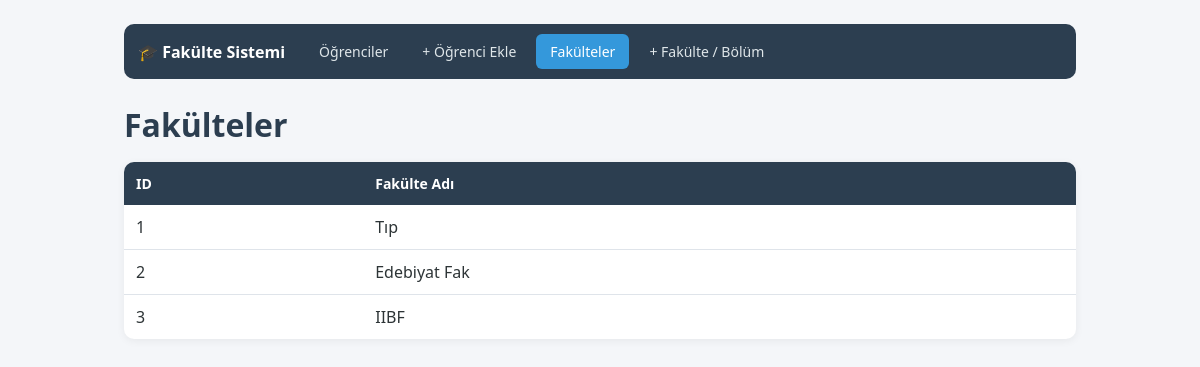
Page /fakulteler.php on the earlier database version.
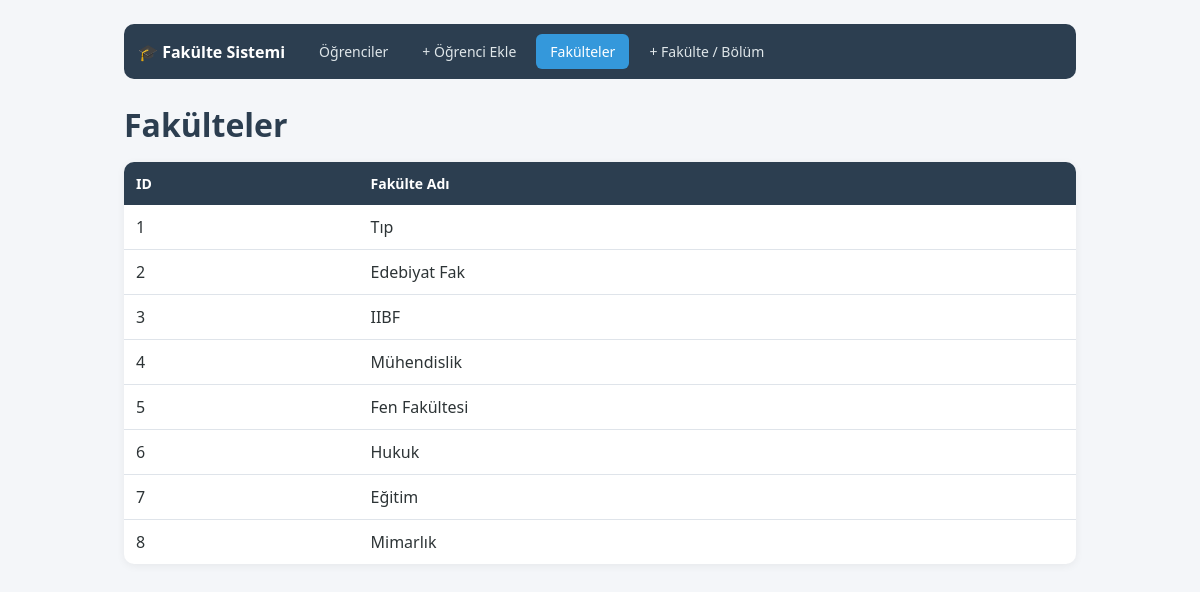
Same page on the later database version.
### tables this page shows
CREATE TABLE "Fakulte" (
	"FakulteID"	INTEGER NOT NULL,
	"FakulteAdi"	TEXT,
	PRIMARY KEY("FakulteID" AUTOINCREMENT)
);

### fakulteler.php (the view, shortened to what this page needs)
<?php
require "baglanti.php";
$fakulteler = $db->query("SELECT FakulteID, FakulteAdi FROM Fakulte ORDER BY FakulteID")->fetchAll(PDO::FETCH_ASSOC);
?>
<!DOCTYPE html>
<html lang="tr">
<head>
    <link rel="stylesheet" href="stil.css">
</head>
<body>
    <?php include "menu.php"; ?>
    <h1>Fakülteler</h1>
    <table>
        <tr><th>ID</th><th>Fakülte Adı</th></tr>
        <?php foreach ($fakulteler as $f): ?>
        <tr>
            <td><?= htmlspecialchars($f["FakulteID"]) ?></td>
            <td><?= htmlspecialchars($f["FakulteAdi"]) ?></td>
        </tr>
        <?php endforeach; ?>
    </table>
</body>
</html>

### menu.php
<?php $sayfa = basename($_SERVER["SCRIPT_NAME"]); ?>
<nav class="menu">
    <span class="logo">🎓 Fakülte Sistemi</span>
    <a href="index.php" class="<?= $sayfa === 'index.php' ? 'aktif' : '' ?>">Öğrenciler</a>
    <a href="ogrenci_ekle.php" class="<?= $sayfa === 'ogrenci_ekle.php' ? 'aktif' : '' ?>">+ Öğrenci Ekle</a>
    <a href="fakulteler.php" class="<?= $sayfa === 'fakulteler.php' ? 'aktif' : '' ?>">Fakülteler</a>
    <a href="fakulte_bolum_ekle.php" class="<?= $sayfa === 'fakulte_bolum_ekle.php' ? 'aktif' : '' ?>">+ Fakülte / Bölüm</a>
</nav>

### stil.css (style rules this page uses)
:root { --ana: #2c3e50; --vurgu: #3498db; --tehlike: #e74c3c; --zemin: #f4f6f9; --kenar: #dfe4ea; }
* { box-sizing: border-box; }
body { font-family: "Segoe UI", Arial, sans-serif; background: var(--zemin); color: #2d3436; max-width: 1000px; margin: 0 auto; padding: 24px; }
h1 { color: var(--ana); margin: 24px 0 8px; }
.menu { display: flex; flex-wrap: wrap; gap: 6px; align-items: center; background: var(--ana); padding: 10px 14px; border-radius: 10px; }
.menu .logo { color: #fff; font-weight: bold; margin-right: 14px; }
.menu a { color: #dfe6e9; text-decoration: none; padding: 8px 14px; border-radius: 6px; font-size: 14px; }
.menu a.aktif { background: var(--vurgu); color: #fff; }
table { border-collapse: collapse; width: 100%; background: #fff; border-radius: 10px; overflow: hidden; box-shadow: 0 2px 8px rgba(0,0,0,0.06); margin-top: 16px; }
th { background: var(--ana); color: #fff; text-align: left; padding: 12px; font-size: 14px; }
td { padding: 11px 12px; border-bottom: 1px solid var(--kenar); }
tr:last-child td { border-bottom: none; }

Differences in the rows shown:
added fakulte: FakulteID "4", FakulteAdi "Mühendislik"
added fakulte: FakulteID "5", FakulteAdi "Fen Fakültesi"
added fakulte: FakulteID "6", FakulteAdi "Hukuk"
added fakulte: FakulteID "7", FakulteAdi "Eğitim"
added fakulte: FakulteID "8", FakulteAdi "Mimarlık"
